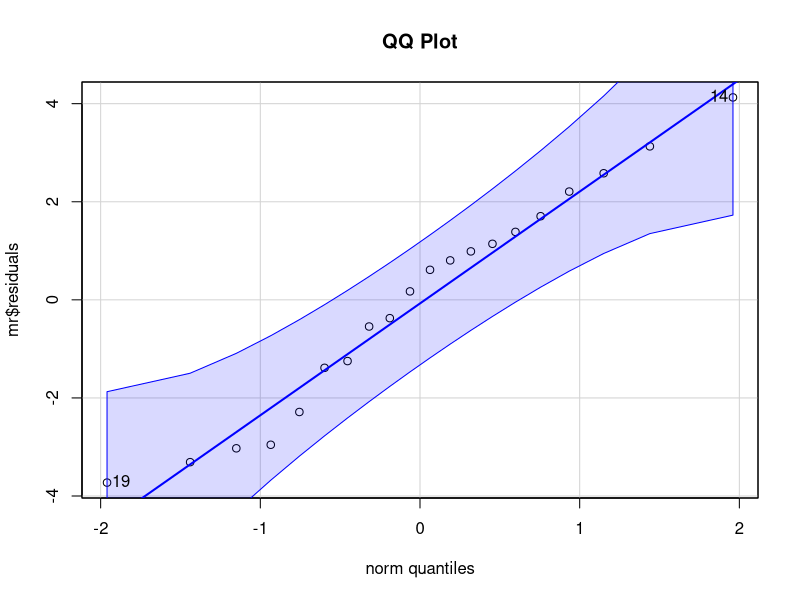
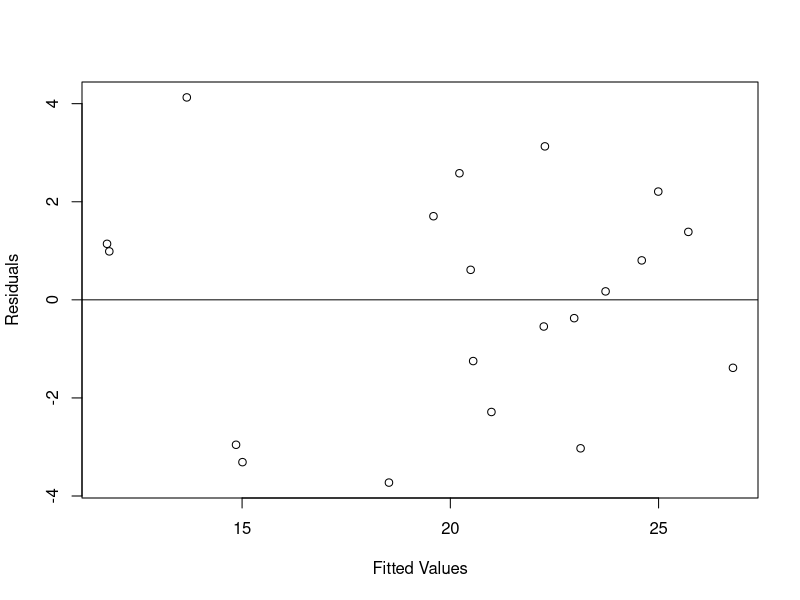
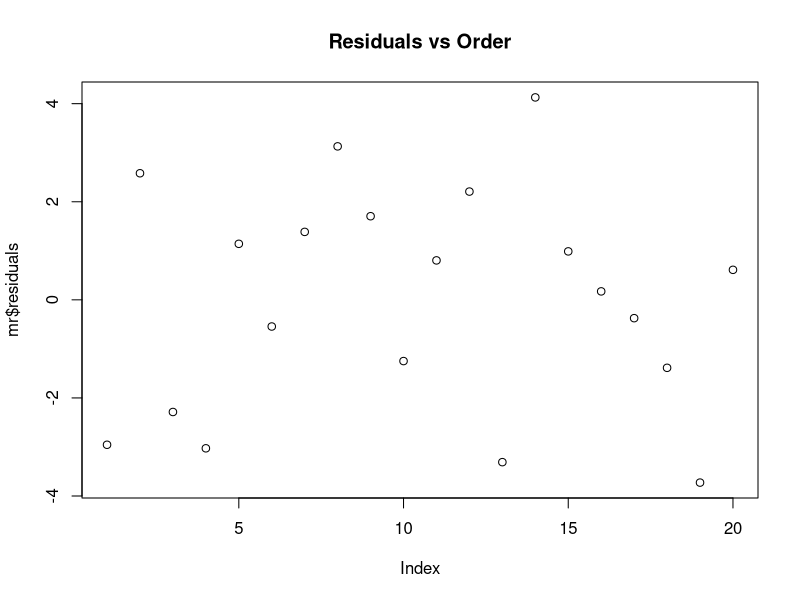
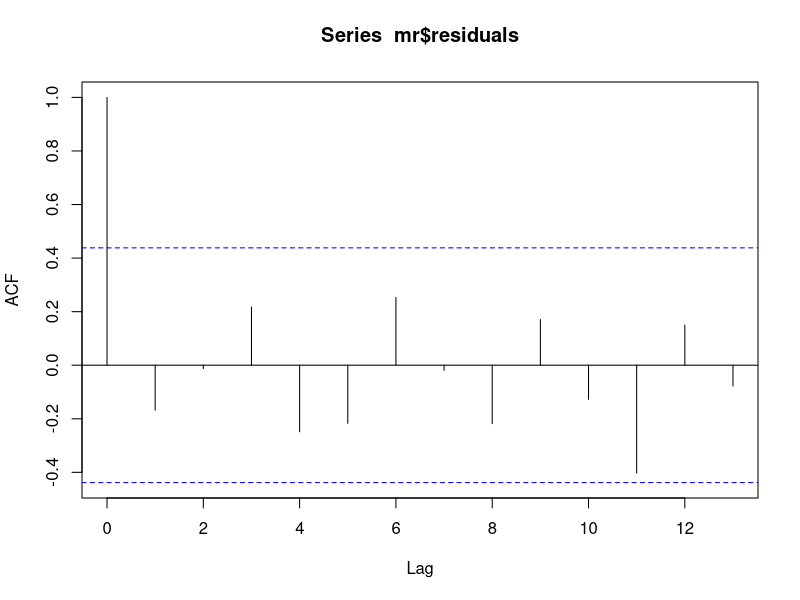

The R script that drew these images, in order:
bf = read.table('BodyFat.csv', sep=',', header=T)
mr = lm(BodyFat~Triceps+Thigh+Midarm, data=bf)
library(MASS)
library(lmtest)
library(nortest)
library(car)
library(Hmisc)

#95% CI for mean Body Fat level for invididual with listed measurements
predict(mr, interval="confidence", se.fit=T, newdata=data.frame(Triceps = 20, Thigh = 45,Midarm = 21))

#95 CI for the model slopes
confint(mr)

#Normality check with QQ plot and Anderson-Darling Test
qqPlot(mr$residuals, main="QQ Plot")
ad.test(mr$residuals)

#Constant variance check with Res vs Fits plot and Breusch Pagan test
plot(mr$fitted,mr$residuals, ylab="Residuals", xlab="Fitted Values")
abline(0,0)
bptest(mr)#Breusch-Pagan for constant variance

#Linearity check
rcorr(as.matrix(bf))

#Independence check
plot(mr$residuals, main="Residuals vs Order")
acf(mr$residuals)
dwtest(mr)
